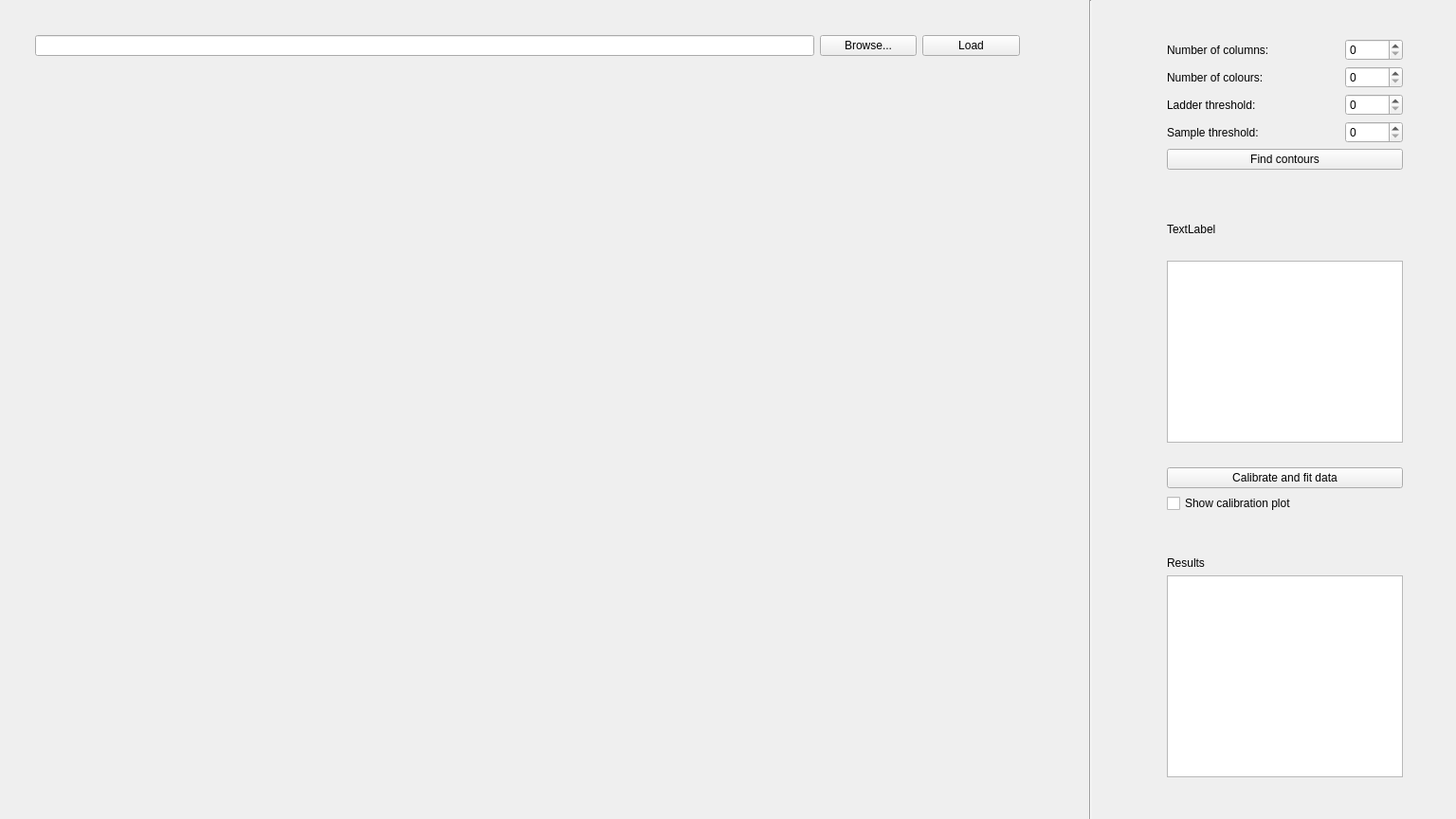
<?xml version="1.0" encoding="UTF-8"?>
<ui version="4.0">
 <class>Widget</class>
 <widget class="QWidget" name="Widget">
  <property name="geometry">
   <rect>
    <x>0</x>
    <y>0</y>
    <width>1536</width>
    <height>864</height>
   </rect>
  </property>
  <property name="windowTitle">
   <string>Widget</string>
  </property>
  <widget class="QWidget" name="layoutWidget">
   <property name="geometry">
    <rect>
     <x>26</x>
     <y>26</y>
     <width>1061</width>
     <height>801</height>
    </rect>
   </property>
   <layout class="QVBoxLayout" name="verticalLayout" stretch="1,0,15">
    <item>
     <layout class="QHBoxLayout" name="horizontalLayout" stretch="8,1,1">
      <item>
       <widget class="QLineEdit" name="lineEdit"/>
      </item>
      <item>
       <widget class="QPushButton" name="selectFile">
        <property name="text">
         <string>Browse...</string>
        </property>
       </widget>
      </item>
      <item>
       <widget class="QPushButton" name="loadImage">
        <property name="text">
         <string>Load</string>
        </property>
       </widget>
      </item>
     </layout>
    </item>
    <item>
     <spacer name="verticalSpacer_2">
      <property name="orientation">
       <enum>Qt::Vertical</enum>
      </property>
      <property name="sizeHint" stdset="0">
       <size>
        <width>20</width>
        <height>40</height>
       </size>
      </property>
     </spacer>
    </item>
    <item>
     <widget class="QLabel" name="picture">
      <property name="text">
       <string/>
      </property>
     </widget>
    </item>
   </layout>
  </widget>
  <widget class="Line" name="line">
   <property name="geometry">
    <rect>
     <x>1140</x>
     <y>0</y>
     <width>20</width>
     <height>871</height>
    </rect>
   </property>
   <property name="orientation">
    <enum>Qt::Vertical</enum>
   </property>
  </widget>
  <widget class="QWidget" name="layoutWidget">
   <property name="geometry">
    <rect>
     <x>1220</x>
     <y>30</y>
     <width>271</width>
     <height>801</height>
    </rect>
   </property>
   <layout class="QVBoxLayout" name="verticalLayout_6" stretch="1,5,0,0,3">
    <item>
     <layout class="QVBoxLayout" name="verticalLayout_4" stretch="0,0,0,0">
      <item>
       <layout class="QHBoxLayout" name="horizontalLayout_2" stretch="3,1">
        <item>
         <layout class="QVBoxLayout" name="verticalLayout_2" stretch="0,0,0,0">
          <item>
           <widget class="QLabel" name="label">
            <property name="text">
             <string>Number of columns:</string>
            </property>
           </widget>
          </item>
          <item>
           <widget class="QLabel" name="label_4">
            <property name="text">
             <string>Number of colours:</string>
            </property>
           </widget>
          </item>
          <item>
           <widget class="QLabel" name="label_5">
            <property name="text">
             <string>Ladder threshold:</string>
            </property>
           </widget>
          </item>
          <item>
           <widget class="QLabel" name="label_6">
            <property name="text">
             <string>Sample threshold:</string>
            </property>
           </widget>
          </item>
         </layout>
        </item>
        <item>
         <layout class="QVBoxLayout" name="verticalLayout_3">
          <item>
           <widget class="QSpinBox" name="columns"/>
          </item>
          <item>
           <widget class="QSpinBox" name="colours"/>
          </item>
          <item>
           <widget class="QSpinBox" name="ladderThreshold"/>
          </item>
          <item>
           <widget class="QSpinBox" name="sampleThreshold"/>
          </item>
         </layout>
        </item>
       </layout>
      </item>
      <item>
       <spacer name="verticalSpacer">
        <property name="orientation">
         <enum>Qt::Vertical</enum>
        </property>
        <property name="sizeHint" stdset="0">
         <size>
          <width>20</width>
          <height>40</height>
         </size>
        </property>
       </spacer>
      </item>
      <item>
       <widget class="QPushButton" name="findContours">
        <property name="text">
         <string>Find contours</string>
        </property>
       </widget>
      </item>
      <item>
       <spacer name="verticalSpacer_3">
        <property name="orientation">
         <enum>Qt::Vertical</enum>
        </property>
        <property name="sizeHint" stdset="0">
         <size>
          <width>20</width>
          <height>40</height>
         </size>
        </property>
       </spacer>
      </item>
     </layout>
    </item>
    <item>
     <layout class="QVBoxLayout" name="verticalLayout_5">
      <item>
       <spacer name="verticalSpacer_4">
        <property name="orientation">
         <enum>Qt::Vertical</enum>
        </property>
        <property name="sizeHint" stdset="0">
         <size>
          <width>20</width>
          <height>40</height>
         </size>
        </property>
       </spacer>
      </item>
      <item>
       <widget class="QLabel" name="calibrationText">
        <property name="text">
         <string>TextLabel</string>
        </property>
       </widget>
      </item>
      <item>
       <widget class="QLabel" name="calibrationHelpText">
        <property name="text">
         <string/>
        </property>
       </widget>
      </item>
      <item>
       <widget class="QPlainTextEdit" name="plainTextEdit"/>
      </item>
      <item>
       <widget class="QLabel" name="warningMessage">
        <property name="text">
         <string/>
        </property>
       </widget>
      </item>
      <item>
       <widget class="QPushButton" name="calibrate">
        <property name="text">
         <string>Calibrate and fit data</string>
        </property>
       </widget>
      </item>
      <item>
       <widget class="QCheckBox" name="checkBox">
        <property name="text">
         <string>Show calibration plot</string>
        </property>
       </widget>
      </item>
     </layout>
    </item>
    <item>
     <spacer name="verticalSpacer_6">
      <property name="orientation">
       <enum>Qt::Vertical</enum>
      </property>
      <property name="sizeHint" stdset="0">
       <size>
        <width>20</width>
        <height>40</height>
       </size>
      </property>
     </spacer>
    </item>
    <item>
     <widget class="QLabel" name="label_2">
      <property name="text">
       <string>Results</string>
      </property>
     </widget>
    </item>
    <item>
     <widget class="QTableView" name="results"/>
    </item>
   </layout>
  </widget>
 </widget>
 <layoutdefault spacing="6" margin="11"/>
 <resources/>
 <connections/>
</ui>
